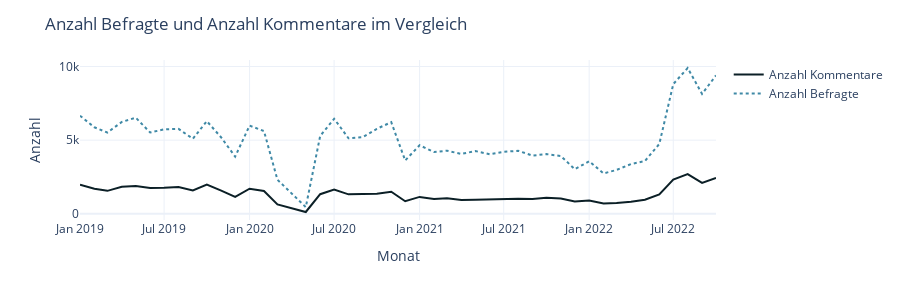

The cell this chart's notebook holds for it:
### Code cell
fig = px.line(df_counts_month,
              x="yearmonth",
              y=['Anzahl Kommentare', 'Anzahl Befragte'],
              color_discrete_sequence=color_discrete_sequence,
              template=template)

fig.update_layout(
    title="Anzahl Befragte und Anzahl Kommentare im Vergleich",
    yaxis_title='Anzahl',
    xaxis_title='Monat',
    height=300,
    legend_title="")

fig.update_traces(line_width=2)
fig.update_traces(patch={"line": {"dash": 'dot'}}, selector={"legendgroup": "Anzahl Befragte"}) 

fig.show()

pio.write_image(fig,"images/fig-anteil_befragte_und_anzahl_kommentare.svg") #save fig as png

### Figure 1 — Plotly figure (JSON) as saved in the notebook; plotly's stock layout.template omitted (floating-point values rounded to 4 significant figures)
{"data": [{"hovertemplate": "variable=Anzahl Kommentare<br>yearmonth=%{x}<br>value=%{y}<extra></extra>", "legendgroup": "Anzahl Kommentare", "line": {"color": "#0B1F26", "dash": "solid", "width": 2}, "marker": {"symbol": "circle"}, "mode": "lines", "name": "Anzahl Kommentare", "orientation": "v", "showlegend": true, "type": "scatter", "x": ["2019-01-01T00:00:00", "2019-02-01T00:00:00", "2019-03-01T00:00:00", "2019-04-01T00:00:00", "2019-05-01T00:00:00", "2019-06-01T00:00:00", "2019-07-01T00:00:00", "2019-08-01T00:00:00", "2019-09-01T00:00:00", "2019-10-01T00:00:00", "2019-11-01T00:00:00", "2019-12-01T00:00:00", "2020-01-01T00:00:00", "2020-02-01T00:00:00", "2020-03-01T00:00:00", "2020-05-01T00:00:00", "2020-06-01T00:00:00", "2020-07-01T00:00:00", "2020-08-01T00:00:00", "2020-09-01T00:00:00", "2020-10-01T00:00:00", "2020-11-01T00:00:00", "2020-12-01T00:00:00", "2021-01-01T00:00:00", "2021-02-01T00:00:00", "2021-03-01T00:00:00", "2021-04-01T00:00:00", "2021-05-01T00:00:00", "2021-06-01T00:00:00", "2021-07-01T00:00:00", "2021-08-01T00:00:00", "2021-09-01T00:00:00", "2021-10-01T00:00:00", "2021-11-01T00:00:00", "2021-12-01T00:00:00", "2022-01-01T00:00:00", "2022-02-01T00:00:00", "2022-03-01T00:00:00", "2022-04-01T00:00:00", "2022-05-01T00:00:00", "2022-06-01T00:00:00", "2022-07-01T00:00:00", "2022-08-01T00:00:00", "2022-09-01T00:00:00", "2022-10-01T00:00:00"], "xaxis": "x", "y": [1977, 1701, 1561, 1833, 1884, 1761, 1773, 1823, 1583, 1980, 1577, 1154, 1703, 1552, 637, 125, 1332, 1656, 1323, 1359, 1372, 1497, 856, 1149, 1010, 1056, 946, 959, 990, 1013, 1023, 1003, 1091, 1046, 841, 908, 701, 739, 821, 955, 1325, 2331, 2698, 2096, 2440], "yaxis": "y"}, {"hovertemplate": "variable=Anzahl Befragte<br>yearmonth=%{x}<br>value=%{y}<extra></extra>", "legendgroup": "Anzahl Befragte", "line": {"color": "#3F89A6", "dash": "dot", "width": 2}, "marker": {"symbol": "circle"}, "mode": "lines", "name": "Anzahl Befragte", "orientation": "v", "showlegend": true, "type": "scatter", "x": ["2019-01-01T00:00:00", "2019-02-01T00:00:00", "2019-03-01T00:00:00", "2019-04-01T00:00:00", "2019-05-01T00:00:00", "2019-06-01T00:00:00", "2019-07-01T00:00:00", "2019-08-01T00:00:00", "2019-09-01T00:00:00", "2019-10-01T00:00:00", "2019-11-01T00:00:00", "2019-12-01T00:00:00", "2020-01-01T00:00:00", "2020-02-01T00:00:00", "2020-03-01T00:00:00", "2020-05-01T00:00:00", "2020-06-01T00:00:00", "2020-07-01T00:00:00", "2020-08-01T00:00:00", "2020-09-01T00:00:00", "2020-10-01T00:00:00", "2020-11-01T00:00:00", "2020-12-01T00:00:00", "2021-01-01T00:00:00", "2021-02-01T00:00:00", "2021-03-01T00:00:00", "2021-04-01T00:00:00", "2021-05-01T00:00:00", "2021-06-01T00:00:00", "2021-07-01T00:00:00", "2021-08-01T00:00:00", "2021-09-01T00:00:00", "2021-10-01T00:00:00", "2021-11-01T00:00:00", "2021-12-01T00:00:00", "2022-01-01T00:00:00", "2022-02-01T00:00:00", "2022-03-01T00:00:00", "2022-04-01T00:00:00", "2022-05-01T00:00:00", "2022-06-01T00:00:00", "2022-07-01T00:00:00", "2022-08-01T00:00:00", "2022-09-01T00:00:00", "2022-10-01T00:00:00"], "xaxis": "x", "y": [6660, 5875, 5519, 6236, 6528, 5519, 5736, 5766, 5097, 6289, 5181, 3882, 5989, 5618, 2314, 456, 5287, 6453, 5126, 5207, 5770, 6218, 3621, 4656, 4195, 4285, 4065, 4261, 4041, 4204, 4282, 3952, 4053, 3926, 3027, 3572, 2745, 2979, 3379, 3587, 4746, 8804, 9898, 8138, 9395], "yaxis": "y"}], "layout": {"height": 300, "legend": {"title": {"text": ""}, "tracegroupgap": 0}, "margin": {"t": 60}, "title": {"text": "Anzahl Befragte und Anzahl Kommentare im Vergleich"}, "xaxis": {"anchor": "y", "domain": [0, 1], "title": {"text": "Monat"}}, "yaxis": {"anchor": "x", "domain": [0, 1], "title": {"text": "Anzahl"}}}}
